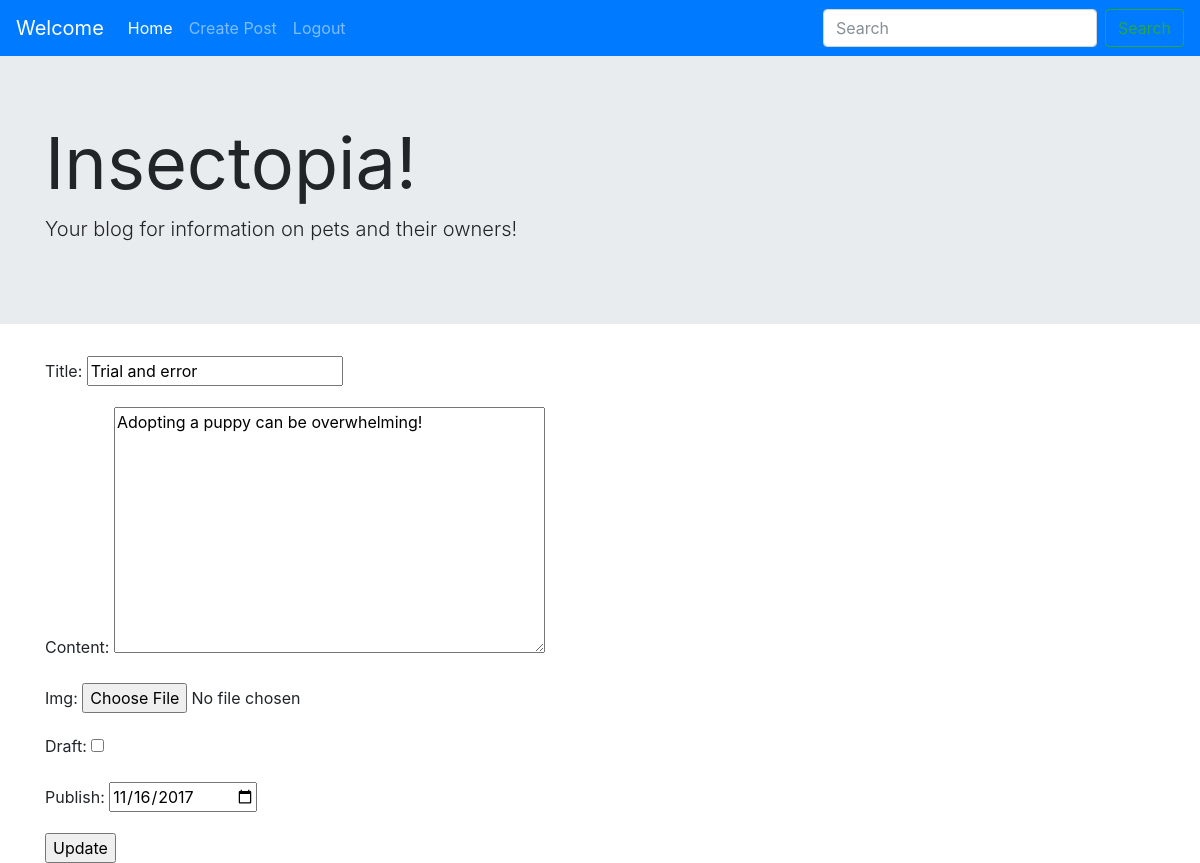
Screenshot of /posts/update/123/ (signed in) with the database file from the repository.
### posts/models.py (models this page shows, shortened)
class Post(models.Model):
	title = models.CharField(max_length=225)
	author = models.ForeignKey(User, default=1)
	slug = models.SlugField(unique=True)
	content = models.TextField()
	updated = models.DateTimeField(auto_now=True, auto_now_add=False)
	timestamp = models.DateTimeField(auto_now=False, auto_now_add=True)
	img = models.ImageField(null=True, blank=True, upload_to="post_images")
	draft = models.BooleanField(default=False)
	publish = models.DateField()
	class Meta:
		ordering = [ "title" ]

### posts/views.py (the view)
# urls.py: url(r'^update/(?P<post_slug>[-\w]+)/$', views.post_update, name="update"),
def post_update(request, post_slug):
	if not request.user.is_staff:
		raise Http404
	item = Post.objects.get(slug=post_slug)
	form = PostForm(request.POST or None, request.FILES or None, instance=item)
	if form.is_valid():
		form.save()
		messages.info(request, "Hey, you just changed a blog post!")
		return redirect ("posts:detail", post_slug=item.slug)
	context = {
		"form": form,
		"item": item,
	}
	return render(request, 'post_update.html', context)

### posts/forms.py
class PostForm(forms.ModelForm):
	class Meta:
		model = Post
		fields = ['title', 'content', 'img', 'draft', 'publish']
		widgets = {
			'publish': forms.DateInput(attrs={"type":"date"})
		}

### posts/templates/post_update.html (shortened to what this page needs)
{% extends "base.html" %}
{% block content %}
	<form action="{% url 'posts:update' post_slug=item.slug %}" method="POST" enctype="multipart/form-data">
		{{form.as_p}}
		<input type="submit" value="Update">
	</form>
{% endblock %}

### rows the page displays
Post: title "Trial and error", content "Adopting a puppy can be overwhelming!", publish "11/16/2017"
